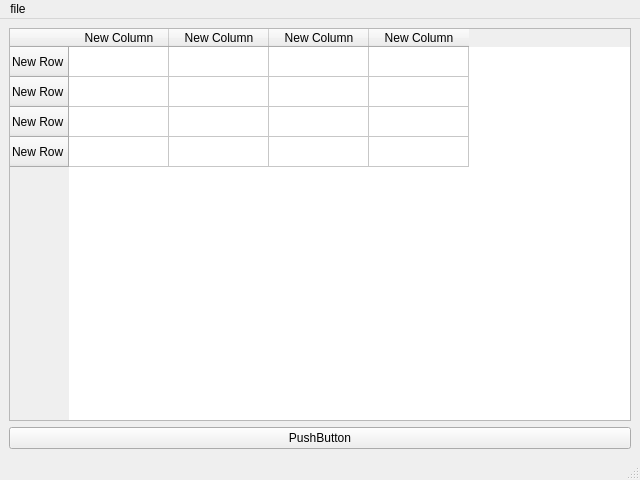
<?xml version="1.0" encoding="UTF-8"?>
<ui version="4.0">
 <class>MainWindow</class>
 <widget class="QMainWindow" name="MainWindow">
  <property name="geometry">
   <rect>
    <x>0</x>
    <y>0</y>
    <width>640</width>
    <height>480</height>
   </rect>
  </property>
  <property name="windowTitle">
   <string>pymiles</string>
  </property>
  <widget class="QWidget" name="centralwidget">
   <layout class="QVBoxLayout" name="verticalLayout_2">
    <item>
     <layout class="QVBoxLayout" name="verticalLayout">
      <item>
       <widget class="QTableWidget" name="tableWidget">
        <row>
         <property name="text">
          <string>New Row</string>
         </property>
        </row>
        <row>
         <property name="text">
          <string>New Row</string>
         </property>
        </row>
        <row>
         <property name="text">
          <string>New Row</string>
         </property>
        </row>
        <row>
         <property name="text">
          <string>New Row</string>
         </property>
        </row>
        <column>
         <property name="text">
          <string>New Column</string>
         </property>
        </column>
        <column>
         <property name="text">
          <string>New Column</string>
         </property>
        </column>
        <column>
         <property name="text">
          <string>New Column</string>
         </property>
        </column>
        <column>
         <property name="text">
          <string>New Column</string>
         </property>
        </column>
       </widget>
      </item>
      <item>
       <widget class="QPushButton" name="pushButton">
        <property name="text">
         <string>PushButton</string>
        </property>
       </widget>
      </item>
     </layout>
    </item>
   </layout>
  </widget>
  <widget class="QMenuBar" name="menubar">
   <property name="geometry">
    <rect>
     <x>0</x>
     <y>0</y>
     <width>640</width>
     <height>25</height>
    </rect>
   </property>
   <widget class="QMenu" name="menuFile">
    <property name="title">
     <string>file</string>
    </property>
    <addaction name="actionOpen"/>
    <addaction name="actionExit"/>
   </widget>
   <addaction name="menuFile"/>
  </widget>
  <widget class="QStatusBar" name="statusbar"/>
  <action name="actionOpen">
   <property name="text">
    <string>open</string>
   </property>
  </action>
  <action name="actionExit">
   <property name="text">
    <string>exit</string>
   </property>
  </action>
 </widget>
 <resources/>
 <connections>
  <connection>
   <sender>actionExit</sender>
   <signal>triggered()</signal>
   <receiver>MainWindow</receiver>
   <slot>close()</slot>
   <hints>
    <hint type="sourcelabel">
     <x>-1</x>
     <y>-1</y>
    </hint>
    <hint type="destinationlabel">
     <x>319</x>
     <y>239</y>
    </hint>
   </hints>
  </connection>
 </connections>
</ui>
